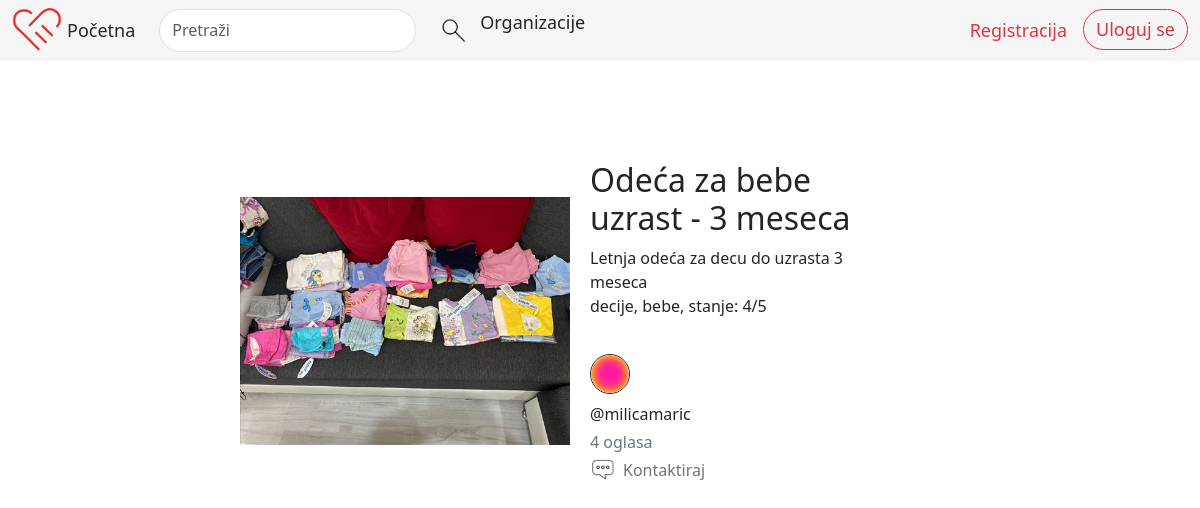
The app's page /oglasi/oglas/7/ with its own data.
### oglasi/models.py (models this page shows, shortened)
class Oglas(models.Model):
    POL_CHOICES = (
        ('musko' , 'musko'),
        ('zensko' , 'zensko'),
        ('decije', 'decije'),
    )
    VELICINA_CHOICES = (
        ('bebe' , 'bebe'),
        ('xs' , 'XS'),
        ('s' , 'S'),
        ('m' , 'M'),
        ('l' , 'L'),
        ('xl' , 'XL'),
        ('xxl' , 'XXL'),
    )
    naziv = models.CharField(max_length=255)
    stanje = models.IntegerField()
    opis = models.TextField()
    korisnik = models.ForeignKey(User, on_delete=models.CASCADE)
    pol = models.CharField(max_length=6, choices=POL_CHOICES)
    velicina = models.CharField(max_length=5, choices = VELICINA_CHOICES)
    vreme = models.DateTimeField(auto_now_add=True)
    slika = models.ImageField(upload_to='oglasi/')
    tagovi = models.ManyToManyField(Tag, through='Sadrzi')

### users/models.py (models this page shows, shortened)
class User (AbstractBaseUser, PermissionsMixin):
    email = models.EmailField(unique=True , default='')
    username = models.CharField(blank=True,default='',unique=True, max_length=50)
    image = models.ImageField(blank=True, default='profile_pics/profil.png', upload_to='profile_pics')
    is_active = models.BooleanField(default=True)
    is_staff = models.BooleanField(default=False)
    is_organization = models.BooleanField(default=False)
    objects = CustomUserManager()
    USERNAME_FIELD = 'email'
    EMAIL_FIELD = 'email'
    REQUIRED_FIELDS = ['username']
    class Meta:
        verbose_name = "User"
        verbose_name_plural = "Users"

### oglasi/views.py (the view)
# urls.py: path('oglas/<int:oglas_id>/', views.oglas, name='oglas'),
def oglas(request, oglas_id):
    oglas = get_object_or_404(Oglas, pk=oglas_id)
    return render(request, 'oglasi/oglas.html', {'oglas': oglas})

### oglasi/templates/oglasi/oglas.html (shortened to what this page needs)
{% extends 'layout.html' %}
{% block content %}
<div class="proizvod">
    <div class="slika">
        <img src="{{ oglas.slika.url }}" alt="Proizvod" id="proizvod" width="500px">
    </div>
    <div class="tekst">
        <h2>{{ oglas.naziv }}</h2>
        <p>{{ oglas.opis }}<br> {{ oglas.pol }}, {{ oglas.velicina }}, stanje: {{ oglas.stanje }}/5</p>
        <div class="row align-items-center">
            <div class="col-auto marg profilna">
                <a href="{% url 'users:milica' oglas.korisnik.id %}">
                    <img src="{{ oglas.korisnik.image.url }}" alt="Profilna slika" class="manjaProfilna rounded-circle border border-dark mb-2">
                </a>
                <p class="mb-1">@{{ oglas.korisnik.username }}</p>
                <p class="mb-1 link-secondary">{{ oglas.korisnik.oglas_set.count }} oglasa</p>
                <a href="{% url 'chat:start-chat' oglas.korisnik.username %}" class="link-secondary">
                    <img src="/media/images/chat.png" alt="chat" width="25px">
                    Kontaktiraj
                </a>
            </div>
        </div>
    </div>
</div>
{% endblock %}

### static/css/style.css (style rules this page uses)
.proizvod { display: flex; align-items: center; margin-top: 100px; margin-right: 25%; margin-left: 20%; }
.slika { flex: 0 0 50%; height: 100%; }
.tekst { flex: 0 0 50%; padding: 0 20px; }
.slika img { max-width: 100%; height: auto; min-width: 200px; }
#proizvod { max-width: 100%; height: auto; min-width: 200px; }
.marg { margin-top: 20px; }
.rounded-circle { border-radius: 50%; overflow: hidden; }
.manjaProfilna { width: 40px; height: 40px; }
.link-secondary { display: flex; align-items: center; text-decoration: none; color: #6c757d; }
.link-secondary img { margin-right: 8px; }

### records on screen
Oglas: slika (picture), naziv "Odeća za bebe uzrast - 3 meseca", opis "Letnja odeća za decu do uzrasta 3 meseca", pol "decije", velicina "bebe", stanje "4", korisnik.image (picture), korisnik.username "milicamaric", korisnik.oglas_set.count "4"
